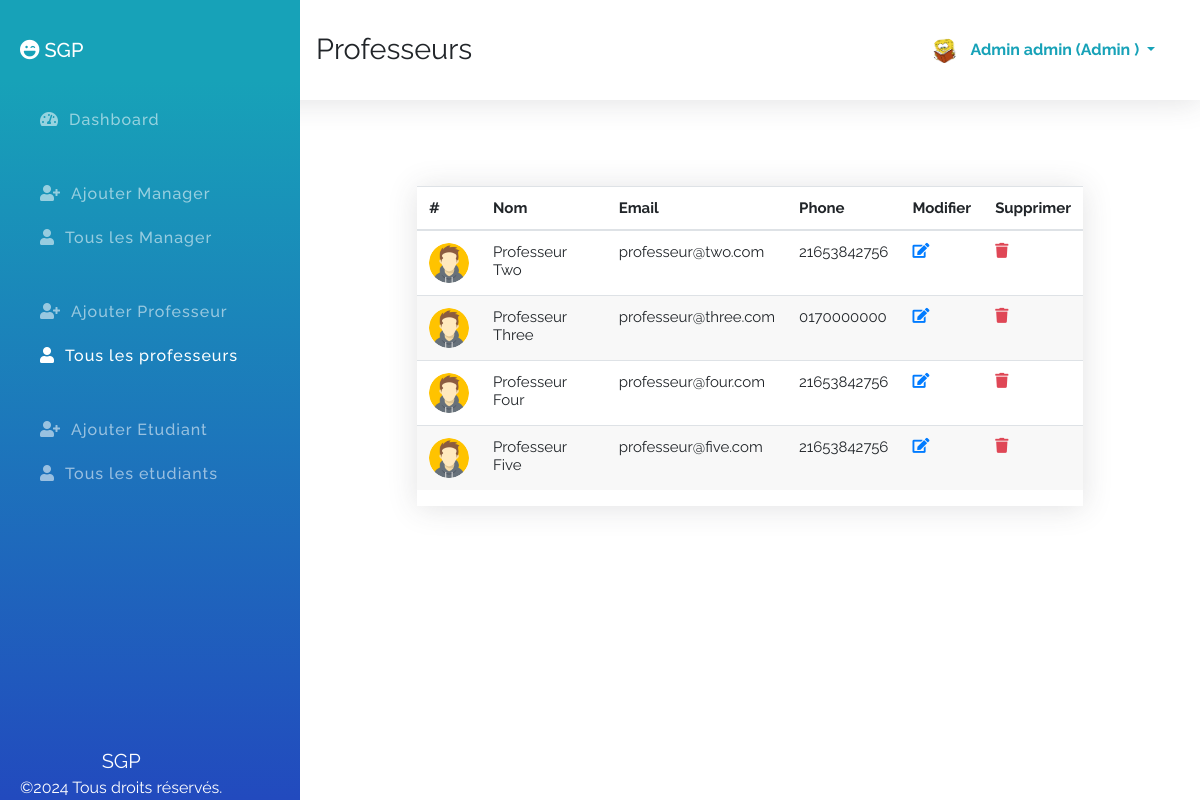
The page /index.php?id=allProfesseur (signed in) on the database its author committed.
### tables this page shows
CREATE TABLE `professeurs` (
  `id` int(11) NOT NULL,
  `fname` varchar(100) NOT NULL,
  `lname` varchar(100) NOT NULL,
  `email` varchar(100) NOT NULL,
  `phone` varchar(100) NOT NULL,
  `password` varchar(100) NOT NULL,
  `role` varchar(100) NOT NULL DEFAULT 'professeur',
  `avatar` varchar(255) NOT NULL DEFAULT 'avatar.png'
);

### index.php (the view, shortened to what this page needs)
<?php
    $sessionId = $_SESSION['id'] ?? '';
    $sessionRole = $_SESSION['role'] ?? '';
    $connection = mysqli_connect( DB_HOST, DB_USER, DB_PASSWORD, DB_NAME );
    $id = $_REQUEST['id'] ?? 'dashboard';
    $action = $_REQUEST['action'] ?? '';
?>
<!DOCTYPE html>
<html lang="fr">
<head>
    <link rel="stylesheet" href="assets/css/bootstrap.min.css">
    <link rel="stylesheet" href="assets/css/all.min.css">
    <link rel="stylesheet" href="assets/css/style.css">
</head>
<body>
    <section class="topber">
        <div class="topber__title">
            <span class="topber__title--text">
                <?php
                    if ( 'dashboard' == $id ) {
                        echo "Dashboard";
                    } elseif ( 'addManager' == $id ) {
                        echo "Ajouter un nouveau manager";
                    } elseif ( 'allManager' == $id ) {
                        echo "Managers";
                    } elseif ( 'addProfesseur' == $id ) {
                        echo "Ajouter un nouveau professeur";
                    } elseif ( 'allProfesseur' == $id ) {
                        echo "Professeurs";
                    } elseif ( 'addEtudiant' == $id ) {
                        echo "Ajouter un nouveau etudiant";
                    } elseif ( 'allEtudiant' == $id ) {
                        echo "Etudiants";
                    } elseif ( 'userProfile' == $id ) {
                        echo "Votre Profil";
                    } elseif ( 'editManager' == $action ) {
                        echo "Modifier Manager";
                    } elseif ( 'editProfesseur' == $action ) {
                        echo "Modifier Professeur";
                    } elseif ( 'editEtudiant' == $action ) {
                        echo "Modifier Etudiant";
                    }
                ?>
            </span>
        </div>
        <div class="topber__profile">
            <?php
                $query = "SELECT fname,lname,role,avatar FROM {$sessionRole}s WHERE id='$sessionId'";
                $result = mysqli_query( $connection, $query );
                if ( $data = mysqli_fetch_assoc( $result ) ) {
                    $fname = $data['fname'];
                    $lname = $data['lname'];
                    $role = $data['role'];
                    $avatar = $data['avatar'];
                ?>
                <img src="assets/img/<?php echo "$avatar"; ?>" height="25" width="25" class="rounded-circle" alt="profil">
                <div class="dropdown">
                    <button class="btn dropdown-toggle" type="button" id="dropdownMenuButton" data-toggle="dropdown" aria-haspopup="true" aria-expanded="false">
                    <?php
                        echo "$fname $lname (" . ucwords( $role ) . " )";
                        }
                    ?>
                    </button>
                </div>
        </div>
    </section>
    <section id="sideber" class="sideber">
        <ul class="sideber__ber">
            <h3 class="sideber__panel"><i id="left" class="fas fa-laugh-wink"></i> SGP</h3>
            <li id="left" class="sideber__item<?php if ( 'dashboard' == $id ) {
                                                  echo " active";
                                              }?>">
                <a href="index.php?id=dashboard"><i id="left" class="fas fa-tachometer-alt"></i>Dashboard</a>
            </li>
            <?php if ( 'admin' == $sessionRole ) {?>
                <li id="left" class="sideber__item sideber__item--modify<?php if ( 'addManager' == $id ) {
                                                                            echo " active";
                                                                        }?>">
                    <a href="index.php?id=addManager"><i id="left" class="fas fa-user-plus"></i></i>Ajouter Manager</a>
                </li><?php }?>
            <li id="left" class="sideber__item<?php if ( 'allManager' == $id ) {
    echo " active";
}?>">
                <a href="index.php?id=allManager"><i id="left" class="fas fa-user"></i>Tous les Manager</a>
            </li>
            <?php if ( 'admin' == $sessionRole || 'manager' == $sessionRole ) {?>
                <li id="left" class="sideber__item sideber__item--modify<?php if ( 'addProfesseur' == $id ) {
                                                                            echo " active";
                                                                        }?>">
                    <a href="index.php?id=addProfesseur"><i id="left" class="fas fa-user-plus"></i></i>Ajouter
                        Professeur</a>
                </li><?php }?>
            <li id="left" class="sideber__item<?php if ( 'allProfesseur' == $id ) {
    echo " active";
}?>">
                <a href="index.php?id=allProfesseur"><i id="left" class="fas fa-user"></i>Tous les professeurs</a>
            </li>
            <?php if ( 'admin' == $sessionRole || 'manager' == $sessionRole || 'professeur' == $sessionRole ) {?>
                <li id="left" class="sideber__item sideber__item--modify<?php if ( 'addEtudiant' == $id ) {
                                                                            echo " active";
                                                                        }?>">
                    <a href="index.php?id=addEtudiant"><i id="left" class="fas fa-user-plus"></i>Ajouter  Etudiant</a>
                </li><?php }?>
            <li id="left" class="sideber__item<?php if ( 'allEtudiant' == $id ) {
    echo " active";
}?>">
                <a href="index.php?id=allEtudiant"><i id="left" class="fas fa-user"></i>Tous les etudiants</a>
            </li>
        </ul>
        <footer class="text-center"><span>SGP</span><br>©2024 Tous droits réservés.</footer>
    </section>
    <section class="main">
        <div class="container">
            <div class="professeur">
                <?php if ( 'allProfesseur' == $id ) {?>
                    <div class="allProfesseur">
                        <div class="main__table">
                            <table class="table">
                                <thead>
                                    <tr>
                                        <th scope="col">#</th>
                                        <th scope="col">Nom</th>
                                        <th scope="col">Email</th>
                                        <th scope="col">Phone</th>
                                        <?php if ( 'admin' == $sessionRole || 'manager' == $sessionRole ) {?>
                                            <th scope="col">Modifier</th>
                                            <th scope="col">Supprimer</th>
                                        <?php }?>
                                    </tr>
                                </thead>
                                <tbody>
                                    <?php
                                        $getProfesseur = "SELECT * FROM professeurs";
                                            $result = mysqli_query( $connection, $getProfesseur );
                                        while ( $professeur = mysqli_fetch_assoc( $result ) ) {?>
                                        <tr>
                                            <td>
                                                <center><img class="rounded-circle" width="40" height="40" src="assets/img/<?php echo $professeur['avatar']; ?>" alt=""></center>
                                            </td>
                                            <td><?php printf( "%s %s", $professeur['fname'], $professeur['lname'] );?></td>
                                            <td><?php printf( "%s", $professeur['email'] );?></td>
                                            <td><?php printf( "%s", $professeur['phone'] );?></td>
                                            <?php if ( 'admin' == $sessionRole || 'manager' == $sessionRole ) {?>
                                                <td><?php printf( "<a href='index.php?action=editProfesseur&id=%s'><i class='fas fa-edit'></i></a>", $professeur['id'] )?></td>
                                                <td><?php printf( "<a class='delete' href='index.php?action=deleteProfesseur&id=%s'><i class='fas fa-trash'></i></a>", $professeur['id'] )?></td>
                                            <?php }?>
                                        </tr>
                                    <?php }?>
                                </tbody>
                            </table>
                        </div>
                    </div>
                <?php }?>
            </div>
        </div>
    </section>
</body>
</html>

### assets/css/style.css (style rules this page uses)
*, *::before, *::after { margin: 0; padding: 0; -webkit-box-sizing: border-box; box-sizing: border-box; }
body { font-family: "Raleway", sans-serif; }
a { text-decoration: none !important; }
.topber { position: fixed; width: 100%; top: 0; left: 0; padding-left: 300px; right: 0; z-index: 999; -webkit-box-shadow: 0 0.15rem 1.75rem 0 rgba(58, 59, 69, 0.15); box-shadow: 0 0.15rem 1.75rem 0 rgba(58, 59, 69, 0.15); background-color: #fff; }
.topber__title { height: 12.5vh; float: left; display: -webkit-box; display: -ms-flexbox; display: flex; -webkit-box-orient: horizontal; -webkit-box-direction: normal; -ms-flex-direction: row; flex-direction: row; -webkit-box-align: center; -ms-flex-align: center; align-items: center; padding-left: 1rem; }
.topber__title--text { font-size: 1.8rem; }
.topber__profile { height: 12.5vh; float: right; padding-right: 10px; display: -webkit-box; display: -ms-flexbox; display: flex; -webkit-box-orient: horizontal; -webkit-box-direction: normal; -ms-flex-direction: row; flex-direction: row; -webkit-box-align: center; -ms-flex-align: center; align-items: center; padding: 2rem; }
.topber__profile button { color: #17a2b8; line-height: 10px; font-weight: bold; }
.sideber { position: fixed; top: 0; overflow-y: auto; left: 0; bottom: 0; width: 300px; height: 100vh; padding: 40px 20px 20px 20px; background-color: #17a2b8; background-image: -webkit-gradient(linear, left top, left bottom, color-stop(10%, #17a2b8), to(#224abe)); background-image: linear-gradient(180deg, #17a2b8 10%, #224abe 100%); background-size: cover; -webkit-transition: left 0.5s ease; transition: left 0.5s ease; z-index: 999; }
.sideber__ber { list-style: none; }
.sideber__panel { font-size: 20px; color: #fff; line-height: 1.2rem; padding-bottom: 30px; }
.sideber__panel i { color: #fff; }
.sideber__item { padding: 10px; }
.sideber__item a { color: rgba(255, 255, 255, 0.55); font-size: 16px; letter-spacing: 1px; font-weight: 500; }
.sideber__item a i { color: rgba(255, 255, 255, 0.55); padding: 0 10px; }
.sideber__item:hover a, .sideber__item.active a, .sideber__item.active i, .sideber__item:hover i { color: #fff; -webkit-transition: 0.3s ease; transition: 0.3s ease; }
.sideber__item--modify { padding: 40px 10px 10px 10px; }
.sideber footer { position: absolute; bottom: 0; font-size: 16px; color: #fff; }
.sideber footer span { font-size: 20px; }
.main { margin-left: 300px; margin-top: 10vh; padding: 2rem; }
.main__table { margin: 50px 70px; -webkit-box-shadow: 0 0.15rem 1.75rem 0 rgba(58, 59, 69, 0.15); box-shadow: 0 0.15rem 1.75rem 0 rgba(58, 59, 69, 0.15); overflow-x: auto; }
.main__table .table { font-size: 15px; font-weight: 400; }
.main__table .table tr:nth-child(even) { background: #f8f8f8; }
.delete { color: #dc3545e8; }

### rows shown on the page
professeurs: avatar (placeholder picture), fname "Professeur", lname "Two", email "professeur@two.com", phone "21653842756"
professeurs: avatar (placeholder picture), fname "Professeur", lname "Three", email "professeur@three.com", phone "0170000000"
professeurs: avatar (placeholder picture), fname "Professeur", lname "Four", email "professeur@four.com", phone "21653842756"
professeurs: avatar (placeholder picture), fname "Professeur", lname "Five", email "professeur@five.com", phone "21653842756"

### other values the page prints
$fname "Admin"
$lname "admin"
$role "Admin"
